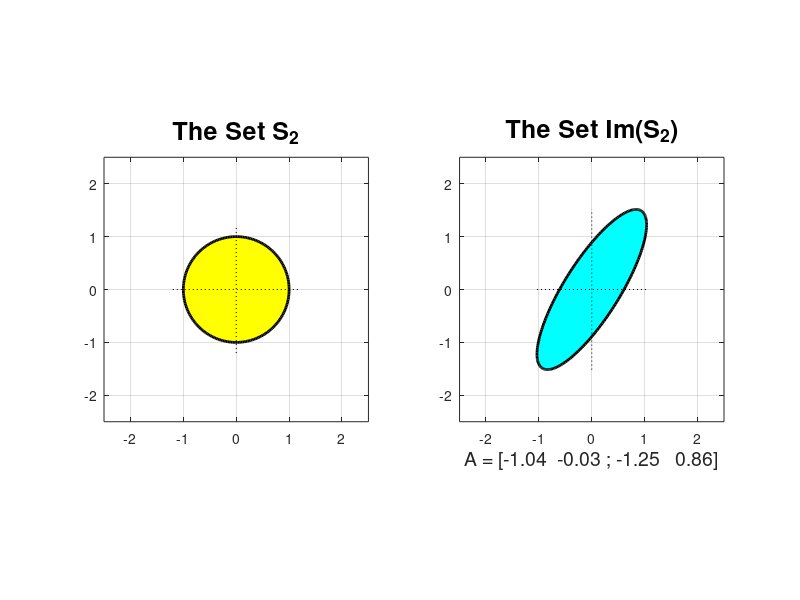

MATLAB code for this plot:
% Script: ShowRange2
% Shows what happens when a 2x2 matrix A is applied
% to the set of all vectors that satisfy norm(x,2)<=1

% Ten examples...
for eg=1:10
   % Generate a random 2x2..
   A = randn(2,2);
 % Display the set S of all vectors x for which norm(x,2)<=1
   subplot(1,2,1)
   theta = linspace(0,2*pi,200);
   c = cos(theta);
   s = sin(theta);
   fill(c,s,'y','linewidth',2)
   hold on
   plot([-1.2 1.2],[0 0],':k',[0 0],[-1.2,1.2],':k')
   hold off
   axis equal
   axis([-2.5 2.5 -2.5 2.5])
   grid on
   title('The Set S_{2}','fontsize',18)
   % Display the set of all vectors y where y = A*x and x is in S
   subplot(1,2,2)
   Z = A*[c;s];
   y1Vals = Z(1,:);
   y2Vals = Z(2,:);
   fill(y1Vals,y2Vals,'c','linewidth',2)
   hold on
   plot([min(y1Vals) max(y1Vals)],[0 0],':k',[0 0],[min(y2Vals),max(y2Vals)],':k')
   hold off
   axis equal
   axis([-2.5 2.5 -2.5 2.5])
   grid on
   title('The Set Im(S_{2})','fontsize',18)
   set(gcf,'position',[100 100 1200 600])
   xlabel(sprintf('A = [%5.2f  %5.2f ; %4.2f  %5.2f]',A(1,1), A(1,2), A(2,1), A(2,2)),'fontsize',14)
   shg
   pause(1)
end